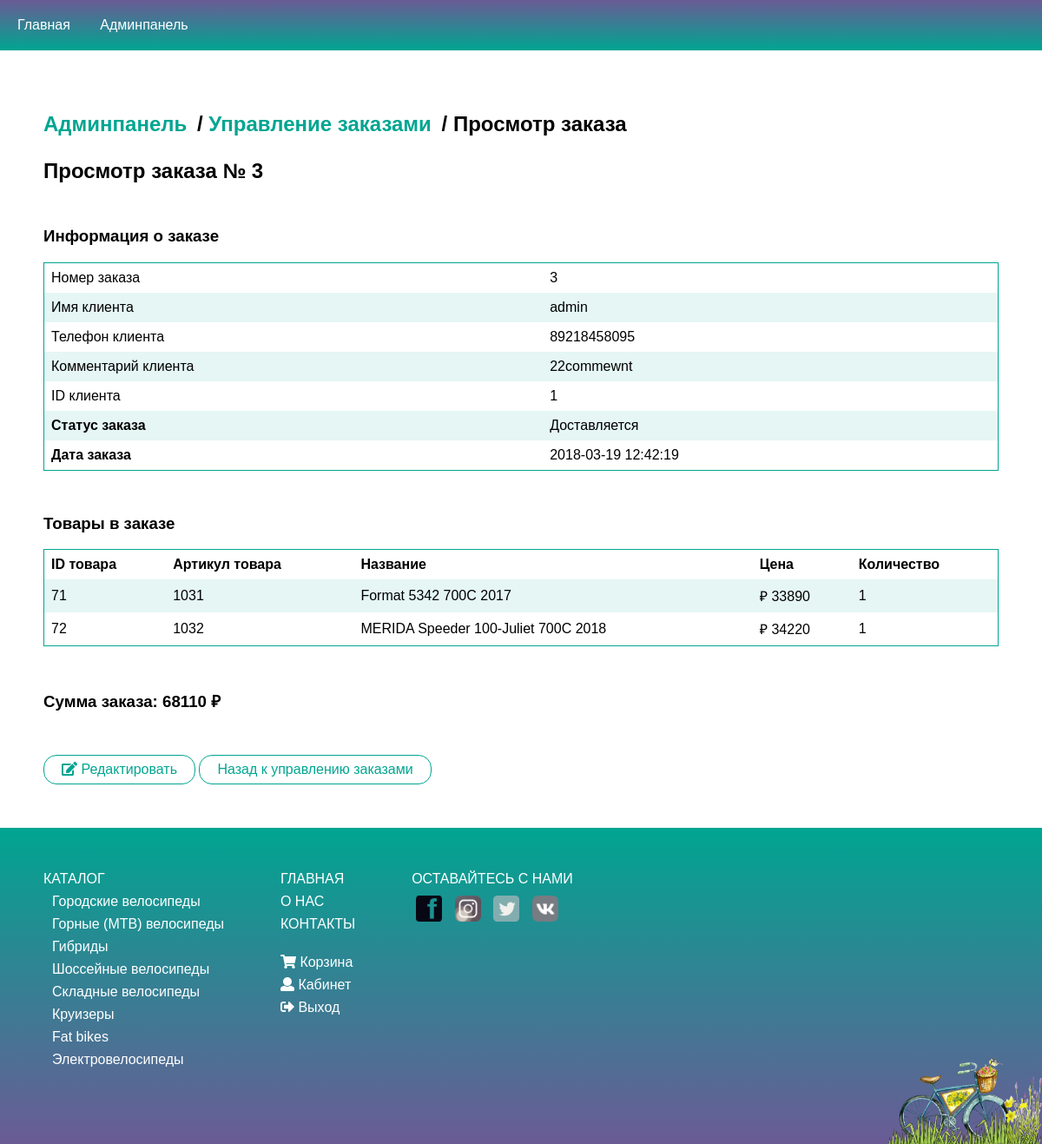
Page /admin/order/view/3 (signed in) on the committed database.
### tables this page shows
CREATE TABLE `products_order` (
  `id_order` int(11) NOT NULL,
  `user_name` varchar(255) NOT NULL,
  `user_phone` varchar(255) NOT NULL,
  `user_comment` text NOT NULL,
  `id_user` int(11) DEFAULT NULL,
  `date` timestamp NOT NULL DEFAULT CURRENT_TIMESTAMP,
  `products` text NOT NULL,
  `status` int(11) NOT NULL DEFAULT '1'
);

CREATE TABLE `products` (
  `id_product` int(11) NOT NULL,
  `name` varchar(255) NOT NULL,
  `id_category` int(11) NOT NULL,
  `code` int(11) NOT NULL,
  `price` float NOT NULL,
  `is_available` int(11) NOT NULL,
  `brand` varchar(255) NOT NULL,
  `image` varchar(255) NULL,
  `description` text NOT NULL,
  `is_new` int(11) NOT NULL DEFAULT '0',
  `is_recommended` int(11) NOT NULL DEFAULT '0',
  `status` int(11) NOT NULL DEFAULT '1'
);

CREATE TABLE `categories` (
  `id_category` int(11) NOT NULL,
  `name` varchar(255) NOT NULL,
  `sort_order` int(11) NOT NULL DEFAULT '0',
  `status` int(11) NOT NULL DEFAULT '1'
);

### backend/controllers/AdminOrderController.php (called while the page is built, shortened)
<?php
class AdminOrderController extends AdminBase {
    public function viewAction($id) {
        $order = Order::getOrderById($id);
        $productsQuantity = json_decode($order['products'], true);
        $productsIds = array_keys($productsQuantity);
        $products = Product::getProductsByIds($productsIds);
        $sum = 0;
        foreach($products as $p) {
            $sum += ($p['price']*$productsQuantity[$p['id_product']]);
        }
        $data = [
            'order'=>$order,
            'products'=>$products,
            'productsQuantity'=>$productsQuantity,
            'sum'=>$sum
        ];
        $v = new View('admin_order/view.php');
        $v->render($data);
        return true;
    }
}

### core/App.php (called while the page is built, shortened)
<?php
class App {
    private $routes;
    function __construct() {
        $this->routes = include('./config/routes.php');
    }
    private function getURI() {
        if (!empty($_SERVER['REQUEST_URI'])) {
            return trim($_SERVER['REQUEST_URI'], '/');
        }
    }
    public function run() {
        $uri = $this->getURI();
        foreach ($this->routes as $uriPattern => $path) {
            if (preg_match("~$uriPattern~", $uri)) {
                $internalRoute = preg_replace("~$uriPattern~", $path, $uri);
                $segments = explode('/', $internalRoute);
                $controllerName = array_shift($segments) . 'Controller';
                $actionName = array_shift($segments) . 'Action';
                $parameters = $segments;
                $controllerObject = new $controllerName();
                $result = @call_user_func_array(array($controllerObject, $actionName), $parameters);
                if ($result != null) {
                    break;
                }
            }
        }
    }
}

### index.php (called while the page is built, shortened)
<?php
include "./core/Autoloader.php";
$app = new App();
$app->run();

### core/Autoloader.php (called while the page is built, shortened)
<?php
spl_autoload_register(function ($class_name) {
	$directories = [
        'backend/views/',
        'backend/models/',
        'backend/controllers/',
        'core/',
        ];
});

### core/DatabaseHandler.php (called while the page is built, shortened)
<?php
class DatabaseHandler {
    private static $_mHandler;
    private static function GetHandler() {
        if (!isset(self::$_mHandler)) {
            try {
                self::$_mHandler = 	new PDO(PDO_DSN, DB_USERNAME, DB_PASSWORD, array(PDO::ATTR_PERSISTENT));
                self::$_mHandler->setAttribute(PDO::ATTR_ERRMODE, PDO::ERRMODE_EXCEPTION);
            } catch (PDOException $e){
                self::Close();
                trigger_error($e->getMessage(), E_USER_ERROR);
                $app = new App();
                $app->logger->log('db ' . $e->getMessage());
            }
        }
        return self::$_mHandler;
    }
    public static function Execute($sqlQuery, $params = null) {
        try {
            $database_handler = self::GetHandler();
            $statement_handler = $database_handler->prepare($sqlQuery);
            return $statement_handler->execute($params);
        } catch(PDOException $e) {
            self::Close();
            trigger_error($e->getMessage(), E_USER_ERROR);
            $app = new App();
            $app->logger->log('db ' . $e->getMessage());
        }
    }
    public static function GetAll($sqlQuery, $params = null, $fetchStyle = PDO::FETCH_ASSOC) {
        $result = null;
        try {
            $database_handler = self::GetHandler();
            self::Execute("set character_set_results='utf8'");
            $statement_handler = $database_handler->prepare($sqlQuery);
            $statement_handler->execute($params);
            $result = $statement_handler->fetchAll($fetchStyle);
        } catch(PDOException $e) {
            self::Close();
            trigger_error($e->getMessage(), E_USER_ERROR);
            $app = new App();
            $app->logger->log('db ' . $e->getMessage());
        }
        return $result;
    }
    public static function GetRow($sqlQuery, $params = null, $fetchStyle = PDO::FETCH_ASSOC) {
        $result = null;
        try {
            $database_handler = self::GetHandler();
            $statement_handler = $database_handler->prepare($sqlQuery);
            $statement_handler->execute($params);
            $result = $statement_handler->fetch($fetchStyle);
        } catch(PDOException $e) {
            self::Close();
            trigger_error($e->getMessage(), E_USER_ERROR);
            $app = new App();
            $app->logger->log('db ' . $e->getMessage());
        }
        return $result;
    }
}
?>

### backend/models/Order.php (called while the page is built, shortened)
<?php
class Order {
    public static function getStatusText($status) {
        switch ($status) {
            case '3':
                return 'Доставляется';
                break;
        }
    }
    public static function getOrderById($id) {
        $query = "SELECT * FROM products_order WHERE id_order = :id";
        $result = DatabaseHandler::GetRow($query, ['id'=>$id]);
        return $result;
    }
}

### backend/models/Product.php (called while the page is built, shortened)
<?php
class Product {
    public static function getProductsByIds($idsArray) {
        $idsString = implode(',', $idsArray);
        $query = "SELECT * FROM products WHERE status=1 AND id_product IN ({$idsString})";
        $products = DatabaseHandler::GetAll($query);
        return $products;
    }
}

### backend/models/Category.php (called while the page is built, shortened)
<?php
class Category {
    public static function getCategoriesList() {
        $query = "SELECT id_category, name
                FROM categories
                WHERE status = 1 ORDER BY sort_order, name ASC";
        $categories = DatabaseHandler::GetAll($query);
        return $categories;
    }
}

### backend/models/User.php (called while the page is built, shortened)
<?php
class User {
    public static function isGuest() {
        if (isset($_SESSION['user'])) {
            return false;
        }
        return true;
    }
}

### assets/tpl/admin_order/view.php (the view)
<?php include './assets/tpl/layouts/header_adm.php'; ?>
<div class="cabinet pb0">
    <h2 id="breadcrumb"><a href="/admin">Админпанель</a> / <a href="/admin/order">Управление заказами</a> / Просмотр заказа</h2>
</div>
<div class="admin pad-50 pt0">
    <h2 class="mgb">Просмотр заказа №
        <?= $order['id_order']; ?>
    </h2>
    <h3>Информация о заказе</h3>
    <div class="table-container mgb">
        <table>
            <tr>
                <td>Номер заказа</td>
                <td>
                    <?= $order['id_order']; ?>
                </td>
            </tr>
            <tr>
                <td>Имя клиента</td>
                <td>
                    <?= $order['user_name']; ?>
                </td>
            </tr>
            <tr>
                <td>Телефон клиента</td>
                <td>
                    <?= $order['user_phone']; ?>
                </td>
            </tr>
            <tr>
                <td>Комментарий клиента</td>
                <td>
                    <?= $order['user_comment']; ?>
                </td>
            </tr>
            <?php if ($order['id_user'] !== 0): ?>
            <tr>
                <td>ID клиента</td>
                <td>
                    <?= $order['id_user']; ?>
                </td>
            </tr>
            <?php endif; ?>
            <tr>
                <td><b>Статус заказа</b></td>
                <td>
                    <?= Order::getStatusText($order['status']); ?>
                </td>
            </tr>
            <tr>
                <td><b>Дата заказа</b></td>
                <td>
                    <?= $order['date']; ?>
                </td>
            </tr>
        </table>
    </div>
    <h3>Товары в заказе</h3>
    <div class="table-container mgb">
        <table>
            <tr>
                <th>ID товара</th>
                <th>Артикул товара</th>
                <th>Название</th>
                <th>Цена</th>
                <th>Количество</th>
            </tr>
            <?php foreach ($products as $product): ?>
            <tr>
                <td>
                    <?= $product['id_product']; ?>
                </td>
                <td>
                    <?= $product['code']; ?>
                </td>
                <td>
                    <?= $product['name']; ?>
                </td>
                <td>&#8381;
                    <?= $product['price']; ?>
                </td>
                <td>
                    <?= $productsQuantity[$product['id_product']]; ?>
                </td>
            </tr>
            <?php endforeach; ?>
        </table>
    </div>
    <h3 class="mgb">Сумма заказа:
        <?= $sum; ?> &#8381;
    </h3>
    <a class="btn" href="/admin/order/update/<?= $order['id_order']; ?>"><i class="fa fa-edit"></i> Редактировать</a>
    <a class="btn" href="/admin/order/">Назад к управлению заказами</a>
</div>
<?php include './assets/tpl/layouts/footer.php'; ?>

### assets/tpl/layouts/footer.php (shortened to what this page needs)
<footer>
    <div class="mgb30">
        <ul>
            <p class="mgb"><a href="/catalog/">Каталог <i class="fa fa-caret-right"></i></a></p>
            <?php $categories = Category::getCategoriesList();
                        foreach ($categories as $category): ?>
            <li class="mgb">
                <a href="/category/<?= $category['id_category']; ?>">
                    <?= $category['name']; ?>
                </a>
            </li>
            <?php endforeach; ?>
        </ul>
    </div>
    <div class="mgb30">
        <p class="mgb"><a href="/">Главная <i class="fa fa-caret-right"></i></a></p>
        <p class="mgb"><a href="/about/">О нас <i class="fa fa-caret-right"></i></a></p>
        <p class="mgb"><a href="/contacts/">Контакты <i class="fa fa-caret-right"></i></a></p>
        <br class="mgb" />
        <div class="mgb"><a href="/basket/"><i class="fa fa-shopping-cart"></i> Корзина <i class="fa fa-caret-right"></i></a></div>
        <?php if (User::isGuest()): ?>
        <div class="mgb"><a href="/user/login/"><i class="fa fa-sign-in-alt"></i> Вход <i class="fa fa-caret-right"></i></a></div>
        <div class="mgb"><a href="/user/register/"><i class="fa fa-id-card"></i> Регистрация <i class="fa fa-caret-right"></i></a></div>
        <?php else: ?>
        <div class="mgb"><a href="/cabinet/"><i class="fa fa-user"></i> Кабинет <i class="fa fa-caret-right"></i></a><br /></div>
        <div class="mgb"><a href="/user/logout/"><i class="fa fa-sign-out-alt"></i> Выход <i class="fa fa-caret-right"></i></a></div>
        <?php endif; ?>
    </div>
    <div class="social mgb">
        <p>Оставайтесь с нами</p>
        <a href="#facebook"><img src="/assets/img/front-images/facebook-667456_640.png" alt="facebook" /></a>
        <a href="#instagram"><img src="/assets/img/front-images/insta.png" alt="instagram" /></a>
        <a href="#twitter"><img src="/assets/img/front-images/twitter.png" alt="twitter" /></a>
        <a href="#vk"><img src="/assets/img/front-images/vk.png" alt="vk" /></a>
    </div>
    <img src="/assets/img/front-images/vintage-937960_640.png" alt="bikeshop" />
</footer>
</body>
</html>

### assets/css/style.css (style rules this page uses)
header, section, footer, aside, nav, main, article, figure { display: block; }
body { margin: 0; font-family: 'Montserrat', sans-serif; }
footer { font-size: 16px; padding: 50px; background: linear-gradient(to bottom, #00a591 0%, #6b5b95 100%); position: relative; color: white; }
footer .mgb { margin-bottom: 8px; }
footer .mgb30 { margin-bottom: 30px; }
footer a:link, footer a:visited { color: white; text-decoration: none; }
footer > img { position: absolute; right: 0; bottom: 0; height: 100px; }
footer > div:not(last-child) { margin-right: 50px; }
footer ul, footer p { text-transform: uppercase; margin: 0; padding: 0; }
footer li { list-style-type: none; padding-left: 10px; text-transform: none; }
footer > div { margin-top: 30px; margin-bottom: 10px; display: inline-block; margin-top: 0; vertical-align: top; }
.social img { width: 30px; -webkit-filter: grayscale(90%); filter: grayscale(90%); }
.social p { margin-bottom: 10px; }
.social a { padding: 5px; }
.contacts, .login, .register, .cabinet { padding: 50px; }
.contacts h2, .login h2, .register h2, .cabinet h2 { color: #00a591; }
.cabinet a:link, .cabinet a:visited, .login a:link, .login a:visited { width: 250px; height: 30px; line-height: 30px; border: 1px solid #00a591; color: #00a591; display: block; border-radius: 15px; margin-bottom: 5px; text-decoration: none; padding-left: 15px; padding-right: 5px; }
#breadcrumb { color: black; }
.cabinet h2#breadcrumb a:link, .cabinet h2#breadcrumb a:visited { color: #00a591; width: auto; display: inline-block; background-color: transparent; border: none; padding-left: 0; }
table { border-collapse: collapse; border-spacing: 0; width: 100%; border: 1px solid #00a591; }
th, td { text-align: left; padding: 8px; }
tr:nth-child(even) { background-color: rgba(0, 165, 145, 0.1); }
.table-container { overflow-x: auto; }
.pad-50 { padding: 50px; }
.admin .btn:link, .admin .btn:visited { color: #00a591; border: 1px solid #00a591; padding: 7px 20px; border-radius: 15px; text-decoration: none; display: inline-block; }
.pb0 { padding-bottom: 0; }
.pt0 { padding-top: 0; }
.admin .mgb { margin-bottom: 50px; }

### rows in the picture
products_order: id_order "3", user_name "admin", user_phone "89218458095", user_comment "22commewnt", id_user "1", status "Доставляется", date "2018-03-19 12:42:19"
products: id_product "71", code "1031", name "Format 5342 700C 2017", price "33890", id_product "1"
products: id_product "72", code "1032", name "MERIDA Speeder 100-Juliet 700C 2018", price "34220", id_product "1"
categories: name "Городские велосипеды"
categories: name "Горные (MTB) велосипеды"
categories: name "Гибриды"
categories: name "Шоссейные велосипеды"
categories: name "Складные велосипеды"
categories: name "Круизеры"
categories: name "Fat bikes"
categories: name "Электровелосипеды"

### other values in the picture
$sum "68110"
